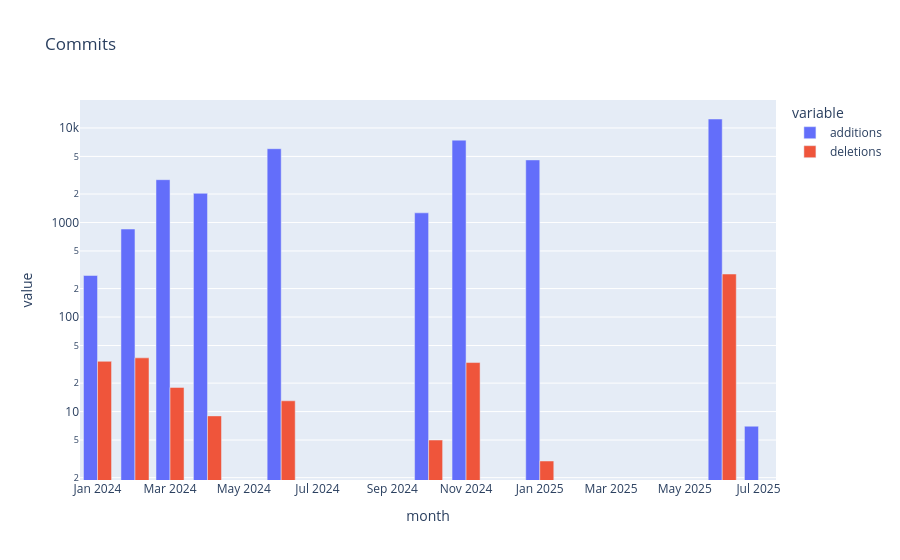

Source (notebook cell):
### Code cell
px.bar(user_code_commits(gitlab_user).toPandas(),x='month',y=['additions','deletions'],log_y=True,title='Commits',barmode='group')

### Figure 1 — Plotly figure (JSON) as saved in the notebook; plotly's stock layout.template omitted (floating-point values rounded to 4 significant figures)
{"data": [{"alignmentgroup": "True", "hovertemplate": "variable=additions<br>month=%{x}<br>value=%{y}<extra></extra>", "legendgroup": "additions", "marker": {"color": "#636efa", "pattern": {"shape": ""}}, "name": "additions", "offsetgroup": "additions", "orientation": "v", "showlegend": true, "textposition": "auto", "type": "bar", "x": ["2025-07-01T00:00:00", "2025-06-01T00:00:00", "2025-01-01T00:00:00", "2024-11-01T00:00:00", "2024-10-01T00:00:00", "2024-06-01T00:00:00", "2024-04-01T00:00:00", "2024-03-01T00:00:00", "2024-02-01T00:00:00", "2024-01-01T00:00:00"], "xaxis": "x", "y": [7, 12436, 4590, 7433, 1265, 6032, 2035, 2837, 853, 275], "yaxis": "y"}, {"alignmentgroup": "True", "hovertemplate": "variable=deletions<br>month=%{x}<br>value=%{y}<extra></extra>", "legendgroup": "deletions", "marker": {"color": "#EF553B", "pattern": {"shape": ""}}, "name": "deletions", "offsetgroup": "deletions", "orientation": "v", "showlegend": true, "textposition": "auto", "type": "bar", "x": ["2025-07-01T00:00:00", "2025-06-01T00:00:00", "2025-01-01T00:00:00", "2024-11-01T00:00:00", "2024-10-01T00:00:00", "2024-06-01T00:00:00", "2024-04-01T00:00:00", "2024-03-01T00:00:00", "2024-02-01T00:00:00", "2024-01-01T00:00:00"], "xaxis": "x", "y": [0, 285, 3, 33, 5, 13, 9, 18, 37, 34], "yaxis": "y"}], "layout": {"barmode": "group", "legend": {"title": {"text": "variable"}, "tracegroupgap": 0}, "title": {"text": "Commits"}, "xaxis": {"anchor": "y", "domain": [0, 1], "title": {"text": "month"}}, "yaxis": {"anchor": "x", "domain": [0, 1], "title": {"text": "value"}, "type": "log"}}}
